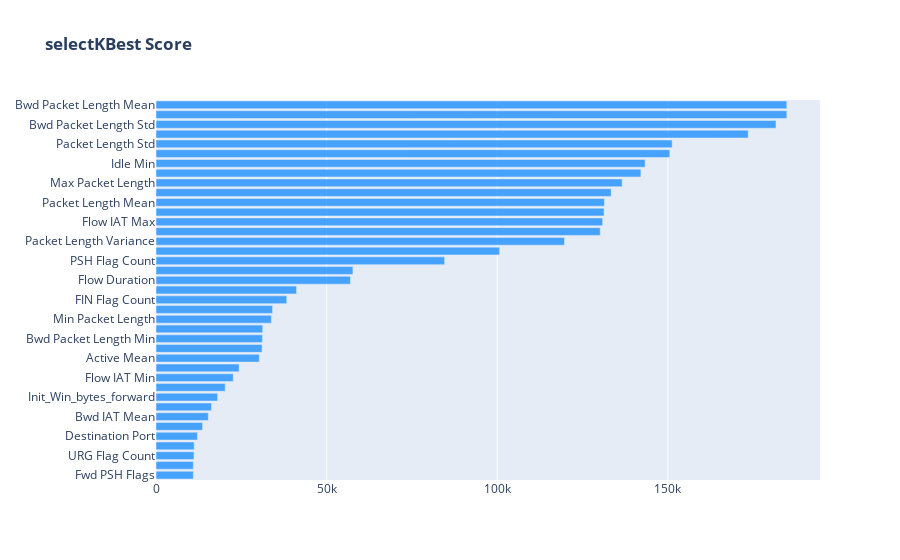

Notebook code for this chart:
### Code cell
import plotly.graph_objects as go

fig = go.Figure()
fig.add_trace(go.Bar(orientation='h',y=featureScores.nlargest(n,'Score')['Specs'],
                     x=featureScores.nlargest(n,'Score')['Score'],
                     name='feature-score', marker_color='rgba(30, 144, 255, .8)'))
fig.update_layout(title='<b>selectKBest Score</b>',yaxis={'categoryorder':'total ascending'})

### Figure 1 — Plotly figure (JSON) as saved in the notebook; plotly's stock layout.template omitted (floating-point values rounded to 4 significant figures)
{"data": [{"marker": {"color": "rgba(30, 144, 255, .8)"}, "name": "feature-score", "orientation": "h", "type": "bar", "x": [184800.0, 184800.0, 181700.0, 173500.0, 151200.0, 150600.0, 143300.0, 142100.0, 136600.0, 133400.0, 131400.0, 131300.0, 130900.0, 130200.0, 119700.0, 100700.0, 84570.0, 57710.0, 56970.0, 41180.0, 38320.0, 34160.0, 33820.0, 31260.0, 31190.0, 31080.0, 30260.0, 24340.0, 22640.0, 20270.0, 18040.0, 16260.0, 15320.0, 13640.0, 12150.0, 11180.0, 11130.0, 10940.0, 10940.0], "y": [" Bwd Packet Length Mean", " Avg Bwd Segment Size", " Bwd Packet Length Std", "Bwd Packet Length Max", " Packet Length Std", " Fwd IAT Std", " Idle Min", "Idle Mean", " Max Packet Length", " Idle Max", " Packet Length Mean", " Average Packet Size", " Flow IAT Max", " Fwd IAT Max", " Packet Length Variance", " Flow IAT Std", " PSH Flag Count", "Fwd IAT Total", " Flow Duration", " Flow IAT Mean", "FIN Flag Count", " ACK Flag Count", " Min Packet Length", " Active Min", " Bwd Packet Length Min", " Fwd IAT Mean", "Active Mean", " Bwd IAT Std", " Flow IAT Min", " Bwd IAT Max", "Init_Win_bytes_forward", " Active Max", " Bwd IAT Mean", " Active Std", " Destination Port", " Down/Up Ratio", " URG Flag Count", "Fwd PSH Flags", " SYN Flag Count"]}], "layout": {"title": {"text": "<b>selectKBest Score</b>"}, "yaxis": {"categoryorder": "total ascending"}}}
